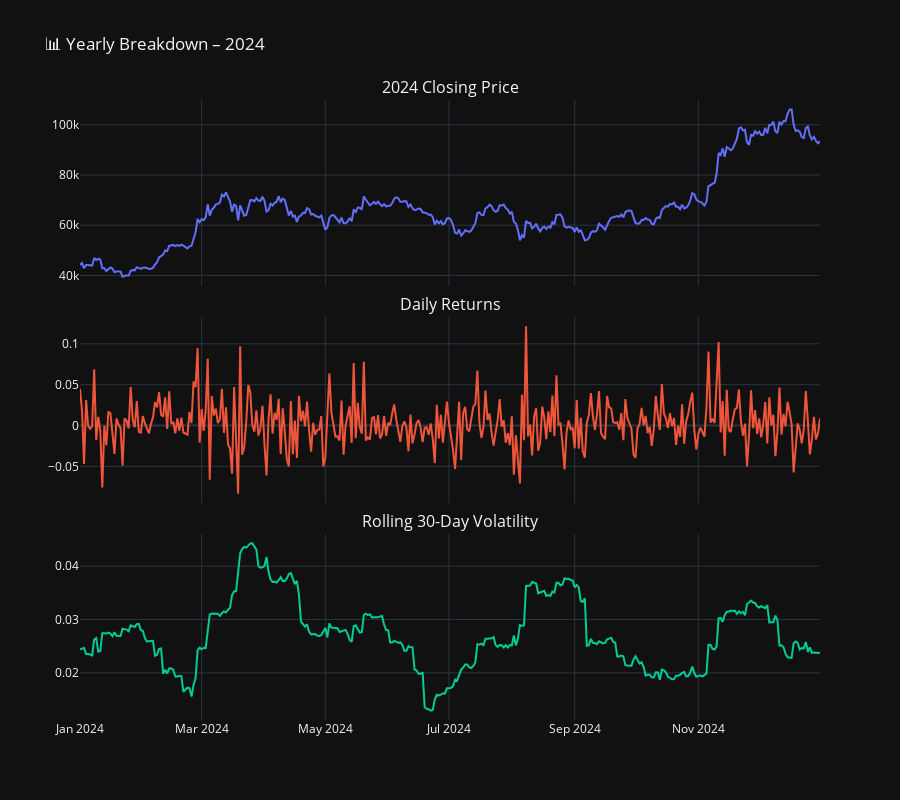

Write notebook code for a chart like this one.
### Markdown cell above
#### 📅 **2024 – Strong Rally with Controlled Volatility**

### Code cell
# Plot for 2024
plot_yearly_segment(2024)

### Figure 1 — Plotly figure (JSON) as saved in the notebook; plotly's stock layout.template omitted (floating-point values rounded to 4 significant figures; data arrays with more than 128 entries replaced by an {"elided": "..."} marker saying what was removed)
{"data": [{"mode": "lines", "name": "Close", "type": "scatter", "x": {"elided": "366 str values"}, "xaxis": "x", "y": {"elided": "366 float values"}, "yaxis": "y"}, {"mode": "lines", "name": "Return", "type": "scatter", "x": {"elided": "366 str values"}, "xaxis": "x2", "y": {"elided": "366 float values"}, "yaxis": "y2"}, {"mode": "lines", "name": "Volatility", "type": "scatter", "x": {"elided": "366 str values"}, "xaxis": "x3", "y": {"elided": "366 float values"}, "yaxis": "y3"}], "layout": {"annotations": [{"font": {"size": 16}, "showarrow": false, "text": "2024 Closing Price", "x": 0.5, "xanchor": "center", "xref": "paper", "y": 1, "yanchor": "bottom", "yref": "paper"}, {"font": {"size": 16}, "showarrow": false, "text": "Daily Returns", "x": 0.5, "xanchor": "center", "xref": "paper", "y": 0.65, "yanchor": "bottom", "yref": "paper"}, {"font": {"size": 16}, "showarrow": false, "text": "Rolling 30-Day Volatility", "x": 0.5, "xanchor": "center", "xref": "paper", "y": 0.3, "yanchor": "bottom", "yref": "paper"}], "height": 800, "showlegend": false, "title": {"text": "📊 Yearly Breakdown – 2024"}, "xaxis": {"anchor": "y", "domain": [0, 1], "matches": "x3", "showticklabels": false}, "xaxis2": {"anchor": "y2", "domain": [0, 1], "matches": "x3", "showticklabels": false}, "xaxis3": {"anchor": "y3", "domain": [0, 1]}, "yaxis": {"anchor": "x", "domain": [0.7, 1]}, "yaxis2": {"anchor": "x2", "domain": [0.35, 0.65]}, "yaxis3": {"anchor": "x3", "domain": [0, 0.3]}}}
